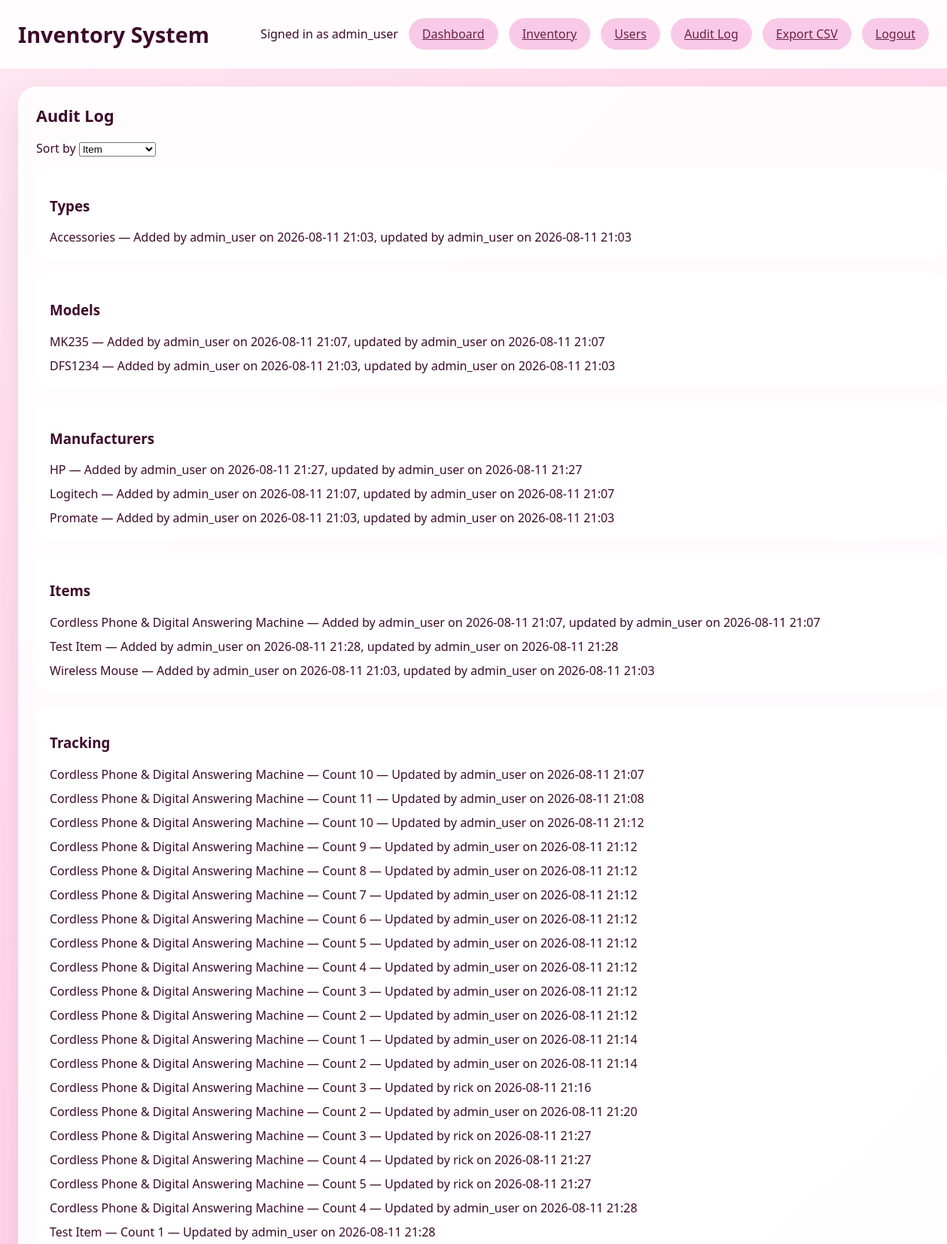
The page /audit (signed in, upper part) on the database its author committed.
### app.py (models this page shows, shortened)
class InventoryItemUser(UserMixin, db.Model):
    __tablename__ = 'inventory_item_user'
    OID = db.Column(db.Integer, primary_key=True)
    username = db.Column(db.String(150), unique=True, nullable=False)
    encrypt_password_hash = db.Column(db.String(255), nullable=False)

class InventoryItemType(db.Model):
    __tablename__ = 'inventory_item_type'
    OID = db.Column(db.Integer, primary_key=True)
    Product_Type = db.Column(db.String(200), unique=True, nullable=False)
    add_user_oid = db.Column(db.Integer, db.ForeignKey('inventory_item_user.OID'), nullable=False)
    add_datetime = db.Column(db.DateTime, nullable=False, default=func.now())
    update_user_oid = db.Column(db.Integer, db.ForeignKey('inventory_item_user.OID'), nullable=True)
    last_update_datetime = db.Column(db.DateTime, nullable=True)
    add_user = relationship('InventoryItemUser', foreign_keys=[add_user_oid], lazy='joined')
    update_user = relationship('InventoryItemUser', foreign_keys=[update_user_oid], lazy='joined')

class InventoryItemModel(db.Model):
    __tablename__ = 'inventory_item_model'
    OID = db.Column(db.Integer, primary_key=True)
    Model_Number = db.Column(db.String(200), unique=True, nullable=False)
    add_user_oid = db.Column(db.Integer, db.ForeignKey('inventory_item_user.OID'), nullable=False)
    add_datetime = db.Column(db.DateTime, nullable=False, default=func.now())
    update_user_oid = db.Column(db.Integer, db.ForeignKey('inventory_item_user.OID'), nullable=True)
    last_update_datetime = db.Column(db.DateTime, nullable=True)
    add_user = relationship('InventoryItemUser', foreign_keys=[add_user_oid], lazy='joined')
    update_user = relationship('InventoryItemUser', foreign_keys=[update_user_oid], lazy='joined')

class InventoryItemManufacturer(db.Model):
    __tablename__ = 'inventory_item_manufacturer'
    OID = db.Column(db.Integer, primary_key=True)
    Manufacturer_NAME = db.Column(db.String(200), unique=True, nullable=False)
    add_user_oid = db.Column(db.Integer, db.ForeignKey('inventory_item_user.OID'), nullable=False)
    add_date_time = db.Column(db.DateTime, nullable=False, default=func.now())
    update_user_oid = db.Column(db.Integer, db.ForeignKey('inventory_item_user.OID'), nullable=True)
    last_update_datetime = db.Column(db.DateTime, nullable=True)
    add_user = relationship('InventoryItemUser', foreign_keys=[add_user_oid], lazy='joined')
    update_user = relationship('InventoryItemUser', foreign_keys=[update_user_oid], lazy='joined')

class InventoryItem(db.Model):
    __tablename__ = 'inventory_item'
    OID = db.Column(db.Integer, primary_key=True)
    ITEM_TYPE_OID = db.Column(db.Integer, db.ForeignKey('inventory_item_type.OID'), nullable=False)
    MODEL_OID = db.Column(db.Integer, db.ForeignKey('inventory_item_model.OID'), nullable=False)
    Manufacturer_oid = db.Column(db.Integer, db.ForeignKey('inventory_item_manufacturer.OID'), nullable=False)
    Item_Name = db.Column(db.String(250), unique=True, nullable=False)
    Note = db.Column(db.String(500), nullable=True)
    Alert_Level = db.Column(db.Integer, nullable=False, default=0)
    add_user_oid = db.Column(db.Integer, db.ForeignKey('inventory_item_user.OID'), nullable=False)
    add_date_time = db.Column(db.DateTime, nullable=False, default=func.now())
    update_user_oid = db.Column(db.Integer, db.ForeignKey('inventory_item_user.OID'), nullable=True)
    last_update_datetime = db.Column(db.DateTime, nullable=True)
    item_type = relationship('InventoryItemType', foreign_keys=[ITEM_TYPE_OID], lazy='joined')
    model = relationship('InventoryItemModel', foreign_keys=[MODEL_OID], lazy='joined')
    manufacturer = relationship('InventoryItemManufacturer', foreign_keys=[Manufacturer_oid], lazy='joined')
    add_user = relationship('InventoryItemUser', foreign_keys=[add_user_oid], lazy='joined')
    update_user = relationship('InventoryItemUser', foreign_keys=[update_user_oid], lazy='joined')

class InventoryItemTracking(db.Model):
    __tablename__ = 'inventory_item_tracking'
    OID = db.Column(db.Integer, primary_key=True)
    intentory_item_oid = db.Column(db.Integer, db.ForeignKey('inventory_item.OID'), nullable=False)
    item_count = db.Column(db.Integer, nullable=False, default=0)
    update_user_oid = db.Column(db.Integer, db.ForeignKey('inventory_item_user.OID'), nullable=False)
    last_update_datetime = db.Column(db.DateTime, nullable=False, default=func.now())
    item = relationship('InventoryItem', foreign_keys=[intentory_item_oid], lazy='joined')
    update_user = relationship('InventoryItemUser', foreign_keys=[update_user_oid], lazy='joined')

### app.py (the view)
@app.route('/audit')
@login_required
def audit_log():
    sort_by = request.args.get('sort_by', 'item')
    item_types = InventoryItemType.query.order_by(InventoryItemType.add_datetime.desc()).all()
    item_models = InventoryItemModel.query.order_by(InventoryItemModel.add_datetime.desc()).all()
    manufacturers = InventoryItemManufacturer.query.order_by(InventoryItemManufacturer.add_date_time.desc()).all()
    items = InventoryItem.query.all()
    if sort_by == 'last_modified':
        items.sort(key=lambda item: (item.last_update_datetime or item.add_date_time or datetime.min), reverse=True)
    else:
        items.sort(key=lambda item: item.Item_Name.lower())
    trackings = InventoryItemTracking.query.all()
    if sort_by == 'last_modified':
        trackings.sort(key=lambda tracking: tracking.last_update_datetime, reverse=True)
    else:
        trackings.sort(key=lambda tracking: (tracking.item.Item_Name.lower() if tracking.item else str(tracking.intentory_item_oid)))
    return render_template('audit.html', item_types=item_types, item_models=item_models,
                           manufacturers=manufacturers, items=items, trackings=trackings,
                           sort_by=sort_by, is_admin=is_admin_user())

### app.py (called while the page is built)
@login_manager.user_loader
def load_user(user_id):
    try:
        return InventoryItemUser.query.get(int(user_id))
    except Exception:
        return None

def is_admin_user():
    return current_user.is_authenticated and current_user.username == 'admin_user'

@app.context_processor
def inject_now():
    return {'now': datetime.utcnow()}

### templates/audit.html (shortened to what this page needs)
{% extends 'base.html' %}
{% block content %}
<div class="dashboard-grid">
  <section class="panel full-width">
    <h2>Audit Log</h2>
    <form method="get" class="sort-form" style="margin-bottom: 1rem;">
      <label for="sort_by">Sort by</label>
      <select id="sort_by" name="sort_by" onchange="this.form.submit()" {% if not is_admin %}disabled{% endif %}>
        <option value="item" {% if sort_by == 'item' %}selected{% endif %}>Item</option>
      </select>
    </form>
    <div class="audit-grid">
      <div>
        <h3>Types</h3>
        <ul class="item-list">
          {% for type in item_types %}
            <li>{{ type.Product_Type }} — Added by {{ type.add_user.username if type.add_user else 'unknown' }} on {{ type.add_datetime.strftime('%Y-%m-%d %H:%M') }}{% if type.last_update_datetime %}, updated by {{ type.update_user.username if type.update_user else 'unknown' }} on {{ type.last_update_datetime.strftime('%Y-%m-%d %H:%M') }}{% endif %}</li>
          {% endfor %}
        </ul>
      </div>
      <div>
        <h3>Models</h3>
        <ul class="item-list">
          {% for model in item_models %}
            <li>{{ model.Model_Number }} — Added by {{ model.add_user.username if model.add_user else 'unknown' }} on {{ model.add_datetime.strftime('%Y-%m-%d %H:%M') }}{% if model.last_update_datetime %}, updated by {{ model.update_user.username if model.update_user else 'unknown' }} on {{ model.last_update_datetime.strftime('%Y-%m-%d %H:%M') }}{% endif %}</li>
          {% endfor %}
        </ul>
      </div>
      <div>
        <h3>Manufacturers</h3>
        <ul class="item-list">
          {% for manufacturer in manufacturers %}
            <li>{{ manufacturer.Manufacturer_NAME }} — Added by {{ manufacturer.add_user.username if manufacturer.add_user else 'unknown' }} on {{ manufacturer.add_date_time.strftime('%Y-%m-%d %H:%M') }}{% if manufacturer.last_update_datetime %}, updated by {{ manufacturer.update_user.username if manufacturer.update_user else 'unknown' }} on {{ manufacturer.last_update_datetime.strftime('%Y-%m-%d %H:%M') }}{% endif %}</li>
          {% endfor %}
        </ul>
      </div>
      <div class="full-column">
        <h3>Items</h3>
        <ul class="item-list">
          {% for item in items %}
            <li>{{ item.Item_Name }} — Added by {{ item.add_user.username if item.add_user else 'unknown' }} on {{ item.add_date_time.strftime('%Y-%m-%d %H:%M') }}{% if item.last_update_datetime %}, updated by {{ item.update_user.username if item.update_user else 'unknown' }} on {{ item.last_update_datetime.strftime('%Y-%m-%d %H:%M') }}{% endif %}</li>
          {% endfor %}
        </ul>
      </div>
      <div class="full-column">
        <h3>Tracking</h3>
        <ul class="item-list">
          {% for tracking in trackings %}
            <li>{{ tracking.item.Item_Name if tracking.item else 'Item ' ~ tracking.intentory_item_oid }} — Count {{ tracking.item_count }} — Updated by {{ tracking.update_user.username if tracking.update_user else 'unknown' }} on {{ tracking.last_update_datetime.strftime('%Y-%m-%d %H:%M') }}</li>
          {% endfor %}
        </ul>
      </div>
    </div>
  </section>
</div>
{% endblock %}

### templates/base.html (shortened to what this page needs)
<!doctype html>
<html lang="en">
<head>
  <link rel="stylesheet" href="{{ url_for('static', filename='css/style.css') }}">
</head>
<body>
  <div class="app-shell">
    <header class="app-header">
      <div class="header-left">
        <h1>Inventory System</h1>
      </div>
      {% if current_user.is_authenticated %}
      <div class="user-bar">
        <span>Signed in as {{ current_user.username }}</span>
        <a class="button secondary" href="{{ url_for('dashboard') }}">Dashboard</a>
        {% if current_user.username == 'admin_user' %}
        <a class="button secondary" href="{{ url_for('inventory') }}">Inventory</a>
        <a class="button secondary" href="{{ url_for('users') }}">Users</a>
        <a class="button secondary" href="{{ url_for('audit_log') }}">Audit Log</a>
        {% endif %}
        <a class="button secondary" href="{{ url_for('export_inventory_csv') }}">Export CSV</a>
        <a class="button secondary" href="{{ url_for('logout') }}">Logout</a>
      </div>
      {% endif %}
    </header>
    <main class="page-content">
      {% block content %}{% endblock %}
    </main>
  </div>
</body>
</html>

### static/css/style.css (style rules this page uses)
body { margin: 0; font-family: 'Segoe UI', Tahoma, Geneva, Verdana, sans-serif; background: linear-gradient(135deg, #ffe7f0 0%, #ffd1e8 45%, #ffb3d1 100%); color: #3d0a2a; }
.app-shell { min-height: 100vh; display: flex; flex-direction: column; }
.app-header { padding: 24px; background: rgba(255, 255, 255, 0.92); backdrop-filter: blur(12px); border-bottom: 1px solid rgba(255, 255, 255, 0.7); display: flex; justify-content: space-between; align-items: center; }
.app-header h1 { margin: 0; font-size: 1.8rem; }
.user-bar { display: flex; align-items: center; gap: 14px; }
.button { border: none; padding: 10px 18px; border-radius: 999px; background: #a84d93; color: white; cursor: pointer; transition: background 0.2s ease; }
.button.secondary { background: rgba(249, 200, 231, 0.95); color: #6b2142; }
.page-content { padding: 24px; width: 100%; max-width: 1280px; margin: 0 auto; }
.dashboard-grid { display: grid; grid-template-columns: repeat(auto-fit, minmax(280px, 1fr)); gap: 20px; }
.panel { background: rgba(255, 255, 255, 0.9); border-radius: 24px; padding: 24px; box-shadow: 0 20px 40px rgba(150, 45, 113, 0.12); }
.panel.full-width { grid-column: 1 / -1; }
.panel h2 { margin-top: 0; font-size: 1.35rem; }
.item-list { list-style: none; padding-left: 0; margin: 0; display: grid; gap: 10px; }
.item-list li { display: flex; justify-content: space-between; align-items: center; gap: 12px; }
.audit-grid { display: grid; gap: 18px; }
.audit-grid > div { background: rgba(255, 255, 255, 0.92); border-radius: 20px; padding: 18px; }
.audit-grid .full-column { grid-column: 1 / -1; }

### rows shown on the page
InventoryItemUser: username "admin_user"
InventoryItemType: Product_Type "Accessories", add_user "admin_user", add_datetime "2026-08-11 21:03", update_user "admin_user", last_update_datetime "2026-08-11 21:03"
InventoryItemModel: Model_Number "MK235", add_user "admin_user", add_datetime "2026-08-11 21:07", update_user "admin_user", last_update_datetime "2026-08-11 21:07"
InventoryItemModel: Model_Number "DFS1234", add_user "admin_user", add_datetime "2026-08-11 21:03", update_user "admin_user", last_update_datetime "2026-08-11 21:03"
InventoryItemManufacturer: Manufacturer_NAME "HP", add_user "admin_user", add_date_time "2026-08-11 21:27", update_user "admin_user", last_update_datetime "2026-08-11 21:27"
InventoryItemManufacturer: Manufacturer_NAME "Logitech", add_user "admin_user", add_date_time "2026-08-11 21:07", update_user "admin_user", last_update_datetime "2026-08-11 21:07"
InventoryItemManufacturer: Manufacturer_NAME "Promate", add_user "admin_user", add_date_time "2026-08-11 21:03", update_user "admin_user", last_update_datetime "2026-08-11 21:03"
InventoryItem: Item_Name "Cordless Phone & Digital Answering Machine", add_user "admin_user", add_date_time "2026-08-11 21:07", update_user "admin_user", last_update_datetime "2026-08-11 21:07"
InventoryItem: Item_Name "Test Item", add_user "admin_user", add_date_time "2026-08-11 21:28", update_user "admin_user", last_update_datetime "2026-08-11 21:28"
InventoryItem: Item_Name "Wireless Mouse", add_user "admin_user", add_date_time "2026-08-11 21:03", update_user "admin_user", last_update_datetime "2026-08-11 21:03"
InventoryItemTracking: item "Cordless Phone & Digital Answering Machine", item_count "10", update_user "admin_user", last_update_datetime "2026-08-11 21:07"
InventoryItemTracking: item "Cordless Phone & Digital Answering Machine", item_count "11", update_user "admin_user", last_update_datetime "2026-08-11 21:08"
InventoryItemTracking: item "Cordless Phone & Digital Answering Machine", item_count "10", update_user "admin_user", last_update_datetime "2026-08-11 21:12"
InventoryItemTracking: item "Cordless Phone & Digital Answering Machine", item_count "9", update_user "admin_user", last_update_datetime "2026-08-11 21:12"
InventoryItemTracking: item "Cordless Phone & Digital Answering Machine", item_count "8", update_user "admin_user", last_update_datetime "2026-08-11 21:12"
InventoryItemTracking: item "Cordless Phone & Digital Answering Machine", item_count "7", update_user "admin_user", last_update_datetime "2026-08-11 21:12"
InventoryItemTracking: item "Cordless Phone & Digital Answering Machine", item_count "6", update_user "admin_user", last_update_datetime "2026-08-11 21:12"
InventoryItemTracking: item "Cordless Phone & Digital Answering Machine", item_count "5", update_user "admin_user", last_update_datetime "2026-08-11 21:12"
InventoryItemTracking: item "Cordless Phone & Digital Answering Machine", item_count "4", update_user "admin_user", last_update_datetime "2026-08-11 21:12"
InventoryItemTracking: item "Cordless Phone & Digital Answering Machine", item_count "3", update_user "admin_user", last_update_datetime "2026-08-11 21:12"
InventoryItemTracking: item "Cordless Phone & Digital Answering Machine", item_count "2", update_user "admin_user", last_update_datetime "2026-08-11 21:12"
InventoryItemTracking: item "Cordless Phone & Digital Answering Machine", item_count "1", update_user "admin_user", last_update_datetime "2026-08-11 21:14"
InventoryItemTracking: item "Cordless Phone & Digital Answering Machine", item_count "2", update_user "admin_user", last_update_datetime "2026-08-11 21:14"
InventoryItemTracking: item "Cordless Phone & Digital Answering Machine", item_count "3", update_user "rick", last_update_datetime "2026-08-11 21:16"
InventoryItemTracking: item "Cordless Phone & Digital Answering Machine", item_count "2", update_user "admin_user", last_update_datetime "2026-08-11 21:20"
InventoryItemTracking: item "Cordless Phone & Digital Answering Machine", item_count "3", update_user "rick", last_update_datetime "2026-08-11 21:27"
InventoryItemTracking: item "Cordless Phone & Digital Answering Machine", item_count "4", update_user "rick", last_update_datetime "2026-08-11 21:27"
InventoryItemTracking: item "Cordless Phone & Digital Answering Machine", item_count "5", update_user "rick", last_update_datetime "2026-08-11 21:27"
InventoryItemTracking: item "Cordless Phone & Digital Answering Machine", item_count "4", update_user "admin_user", last_update_datetime "2026-08-11 21:28"
InventoryItemTracking: item "Test Item", item_count "1", update_user "admin_user", last_update_datetime "2026-08-11 21:28"
